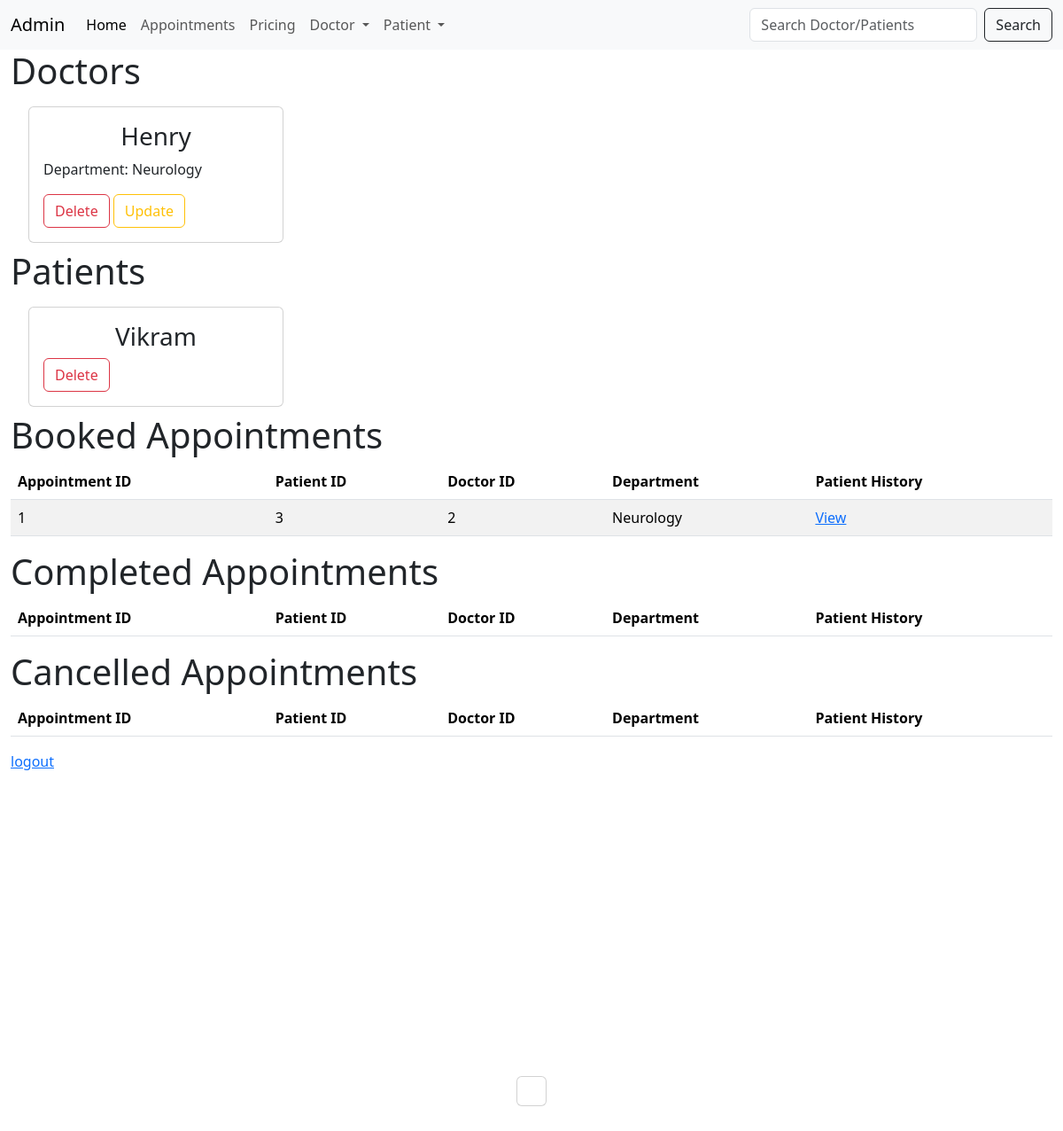
Page /admin_dashboard on the committed database.
### application/models.py (models this page shows)
class Doctor(db.Model):
    __tablename__ = "doctor"
    id=db.Column(db.Integer(),primary_key=True,autoincrement=True)
    doctor_id = db.Column(db.Integer(),db.ForeignKey('user.user_id'),nullable=False)
    name = db.Column(db.String(100),nullable=False)
    username = db.Column(db.String(100),nullable=False)
    department = db.Column(db.String(100),db.ForeignKey("department.department_name"),nullable=False)
    availability = db.Column(db.String(200), nullable=True)
    appointments = db.relationship("Appointment", backref="doctor", cascade="all, delete-orphan")

class Patient(db.Model):
    __tablename__ = "patient"
    id=db.Column(db.Integer(),primary_key=True,autoincrement=True)
    patient_id = db.Column(db.Integer, db.ForeignKey("user.user_id"), unique=True)
    name=db.Column(db.String(),nullable=False)
    username = db.Column(db.String(),nullable=False)
    age=db.Column(db.Integer(),nullable=False)
    gender=db.Column(db.String())
    contact=db.Column(db.String(),unique=True,nullable=False)
    address=db.Column(db.String())
    appointments=db.relationship("Appointment",backref="patient",cascade="all, delete-orphan")

class Appointment(db.Model):
    __tablename__ = "appointment"
    appointment_id = db.Column(db.Integer(),primary_key=True,autoincrement=True)
    patient_id = db.Column(db.Integer() , db.ForeignKey("patient.patient_id") ,nullable=False)
    doctor_id = db.Column(db.Integer() , db.ForeignKey("doctor.id"),nullable=True)
    date = db.Column(db.Date(),nullable = False)
    time = db.Column(db.Time(),nullable = False)
    status = db.Column(db.String(),nullable = False , default="Booked")

### application/admin_api.py (the view)
@api.route("/admin_dashboard",methods=["GET","POST"])
def admin_dashboard():
    if request.method == "GET":
        all_doctors = Doctor.query.all()
        all_patients = Patient.query.all()
        booked = Appointment.query.filter_by(status="Booked").all()
        completed = Appointment.query.filter_by(status="Completed").all()
        cancelled = Appointment.query.filter_by(status="Cancelled").all()
        doctor_department_map = {doc.doctor_id: doc.department for doc in Doctor.query.all()}
        return render_template("admin/admin_dashboard.html",doctors = all_doctors,patients = all_patients,booked=booked,completed=completed,cancelled=cancelled,doctor_department_map=doctor_department_map)

### templates/admin/admin_dashboard.html (shortened to what this page needs)
{% extends "admin/layout.html" %}
{% block body %}
    <h1>Doctors</h1>
    <div class="container-fluid d-flex flex-wrap">
        {% for doc in doctors %}
        <div class="card col-3 m-2">
            <div class="card-body">
                <h3 align="center">{{ doc.name }}</h3>
                <p>Department: {{ doc.department }}</p>
                <a href="{{ url_for('admin_api.delete_doctor', id=doc.id) }}" class="btn btn-outline-danger">Delete</a>
                <a href="{{ url_for('admin_api.update_doctor', doctor_id=doc.doctor_id) }}" class="btn btn-outline-warning">Update</a>
            </div>
        </div>
        {% endfor %}
    </div>
    <h1>Patients</h1>
    <div class="container-fluid d-flex flex-wrap">
        {% for pat in patients %}
            <div class="card col-3 m-2">
                <div class="card-body">
                    <h3 align="center">{{ pat.name }}</h3>
                    <a href="{{ url_for('admin_api.delete_patient', id=pat.id) }}" class="btn btn-outline-danger">Delete</a>
                </div>
            </div>
        {% endfor %}
    </div>
    <h1>Booked Appointments</h1>
    <table class="table table-striped">
        <thead>
            <tr>
                <th>Appointment ID</th>
                <th>Patient ID</th>
                <th>Doctor ID</th>
                <th>Department</th>
                <th>Patient History</th>
            </tr>
        </thead>
        <tbody>
        {% for appt in booked %}
            <tr>
                <td>{{ appt.appointment_id }}</td>
                <td>{{ appt.patient_id }}</td>
                <td>{{ appt.doctor_id }}</td>
                <td>{{ doctor_department_map.get(appt.doctor_id, "N/A") }}</td>
                <td>
                    <a href="{{ url_for('admin_api.patient_history',patient_id=appt.patient_id)}}">View</a>
                </td>
            </tr>
        {% endfor %}
        </tbody>
    </table>
    <h1>Completed Appointments</h1>
    <table class="table table-striped">
        <thead>
            <tr>
                <th>Appointment ID</th>
                <th>Patient ID</th>
                <th>Doctor ID</th>
                <th>Department</th>
                <th>Patient History</th>
            </tr>
        </thead>
    </table>
    <h1>Cancelled Appointments</h1>
    <table class="table table-striped">
        <thead>
            <tr>
                <th>Appointment ID</th>
                <th>Patient ID</th>
                <th>Doctor ID</th>
                <th>Department</th>
                <th>Patient History</th>
            </tr>
        </thead>
    </table>
    <a href="{{ url_for('auth.login') }}">logout</a>
{% endblock %}

### rows in the picture
Doctor: name "Henry", department "Neurology", get "Neurology"
Patient: name "Vikram"
Appointment: appointment_id "1", patient_id "3", doctor_id "2"
